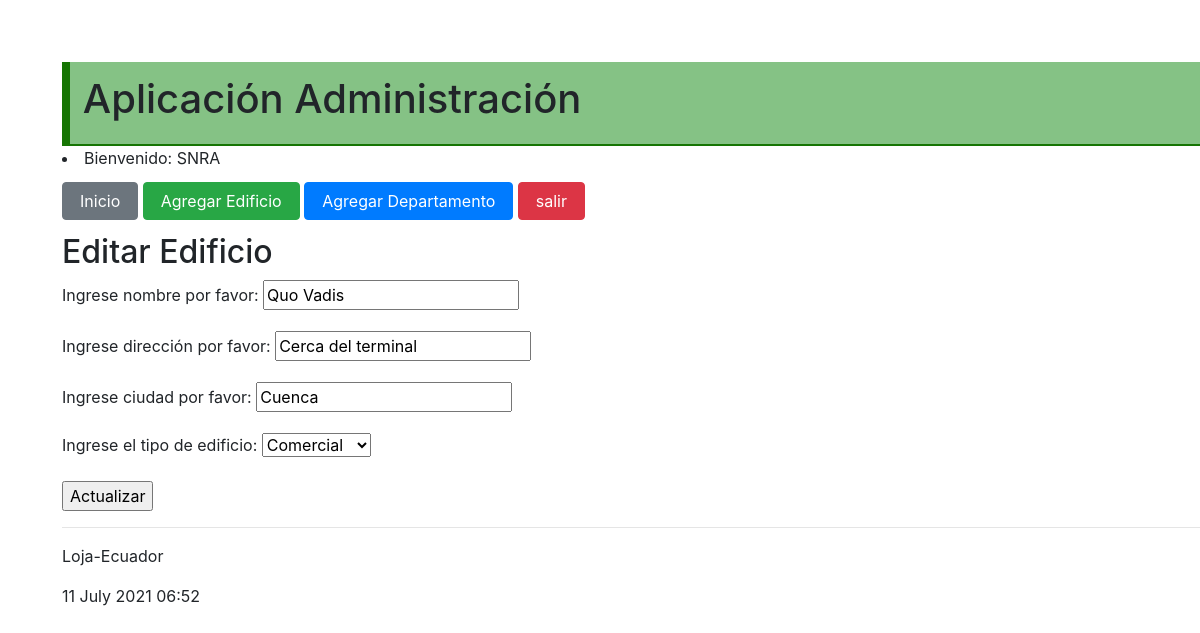
Page /editar_edificio/4 (signed in) on the committed database.
### administrativo/models.py (models this page shows, shortened)
class Edificio(models.Model):
    tipo_edificio = (
        ('residencial', 'Residencial'),
        ('comercial', 'Comercial'),
        )
    nombre = models.CharField(max_length=30)
    direccion = models.CharField(max_length=50)
    ciudad = models.CharField(max_length=30)
    tipo = models.CharField("Tipo Edificio",max_length=30, \
            choices=tipo_edificio)

### administrativo/views.py (the view)
# urls.py: path('editar_edificio/<int:id>', views.editar_edificio,
def editar_edificio(request, id):
    estudiante = Edificio.objects.get(pk=id)
    if request.method=='POST':
        formulario = EdificioForm(request.POST, instance=estudiante)
        print(formulario.errors)
        if formulario.is_valid():
            formulario.save()
            return redirect(index)
    else:
        formulario = EdificioForm(instance=estudiante)
    diccionario = {'formulario': formulario}
    return render(request, 'editarEdificio.html', diccionario)

### administrativo/forms.py (shortened to what this page needs)
class EdificioForm(ModelForm):
    class Meta:
        model = Edificio
        fields = ['nombre', 'direccion', 'ciudad', 'tipo']
        labels = {
            'nombre': _('Ingrese nombre por favor'),
            'direccion': _('Ingrese dirección por favor'),
            'ciudad': _('Ingrese ciudad por favor'),
            'tipo': _('Ingrese el tipo de edificio'),
        }

### administrativo/templates/editarEdificio.html (shortened to what this page needs)
{% extends "master.html" %}
{% block content %}
<h2>Editar Edificio</h3>
<form action="" method="post">
  {{formulario.as_p}}
  <p><input type='submit' value='Actualizar'/></p>
</form>
<hr>
{% endblock %}

### administrativo/templates/master.html (shortened to what this page needs)
<!DOCTYPE html>
<html>
  <head>
    {% load static %}
    <link rel="stylesheet" type="text/css" href="{% static 'css/estilos.css' %}">
    <link rel="stylesheet" type="text/css" href="https://cdn.datatables.net/1.10.25/css/jquery.dataTables.min.css">
    <link rel="stylesheet" href="https://stackpath.bootstrapcdn.com/bootstrap/4.5.2/css/bootstrap.min.css"
>
    <link rel="stylesheet" href="https://pro.fontawesome.com/releases/v5.10.0/css/all.css"
/>
  </head>
  <body>
    <section class="contenido">
      <section class="encabezado">
        <header>
          <h1>Aplicación Administración </h1>
        </header>
      </section>
      <div>
        <nav class="top_menu">
        {% if user.is_authenticated %}
          <li class="bienvenida">  Bienvenido: {{user.username}}</li>
        {% endif %}
          <button class="btn btn-secondary"><a href="{% url 'index' %}">Inicio</a></button>
          <button class="btn btn-success"><a href="{% url 'crear_edificio' %}">Agregar Edificio</a></button>
          <button class="btn btn-primary"><a href="{% url 'crear_departamento' %}">Agregar Departamento</a></button>
        {% if user.is_authenticated %}
          <button class="btn btn-danger"><a href="{% url 'logout_view' %}">salir</a></button>
        {% else %}
          <button  class="btn btn-warning"><a href="{% url 'login' %}">ingresar</a></button>
        {% endif %}
        </nav>
      </div>
      <section class="">
          {% block content %}
          {% endblock %}
      </section>
      <footer>
        <p>Loja-Ecuador</p>
        <p>{% now "j F Y H:i" %}</p>
      </footer>
    </section>
  </body>
</html>

### administrativo/static/css/estilos.css (style rules this page uses)
body { background: #FEFEFD; padding: 30px; }
header { padding: 0.8em; }
.encabezado { border-left: 8px solid #167503; border-bottom: 2px solid #167503; background-color: #85c285; }
section { width: 100%; }
.contenido { margin: 2em; }
.top_menu a { text-decoration: none; list-style:none; color: #ffffff; padding: 5px; width:95%; }
.top_menu button { margin: 0.8em 0em; }

### rows in the picture
Edificio: nombre "Quo Vadis", direccion "Cerca del terminal", ciudad "Cuenca", tipo "Comercial"

### other values in the picture
{{ user.username }} "SNRA"
